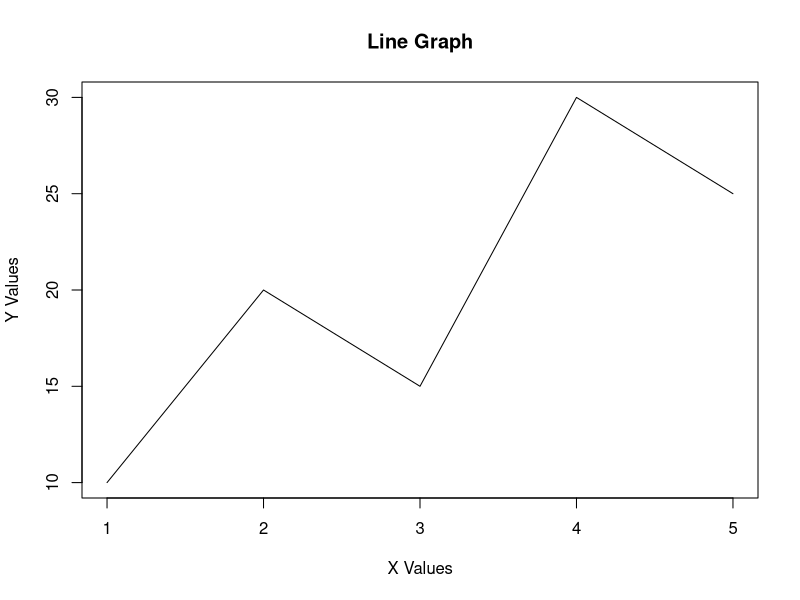

Write the R code that produced this figure.
x <- c(1, 2, 3, 4, 5)
y <- c(10, 20, 15, 30, 25)

plot(x, y,
     type = "l",
     main = "Line Graph",
     xlab = "X Values",
     ylab = "Y Values")
# type = "l" draws a line.
